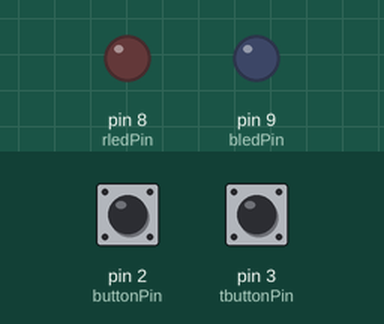
Simulated run of this sketch. Board: Arduino Uno, built with avr-gcc and run on an emulated ATmega328P. Shown: output pins drawn as LEDs (lit = HIGH). Inputs (shaded band) come from the test bench; at power-on: pin 2 (buttonPin) HIGH, pin 3 (tbuttonPin) HIGH.

Above: at 1.2 s.
1.3 s: pin 2 (buttonPin) pulled LOW for 0.15 s
At 1.37 s:
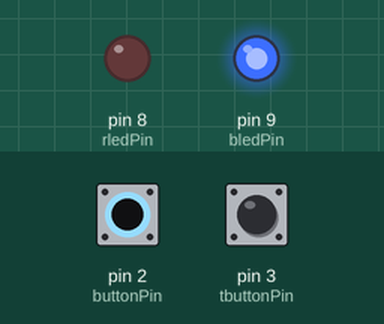
2.9 s: pin 3 (tbuttonPin) pulled LOW for 0.15 s
At 2.97 s:
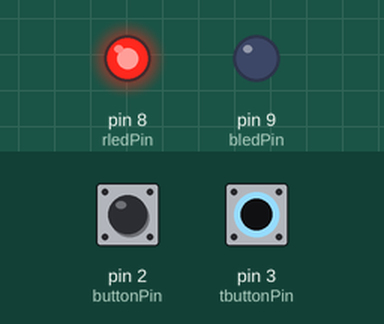
4.5 s: pin 3 (tbuttonPin) pulled LOW for 3.2 s
At 8.8 s:
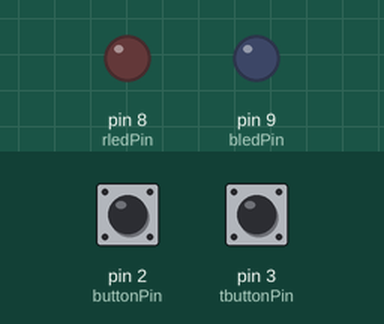
9.2 s: pin 2 (buttonPin) pulled LOW for 3.2 s
At 9.9 s:
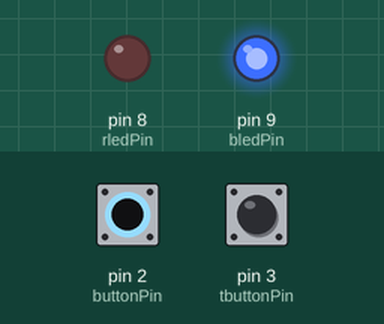
13.9 s: pin 2 (buttonPin) driven LOW and pin 3 (tbuttonPin) driven LOW
At 14.7 s:
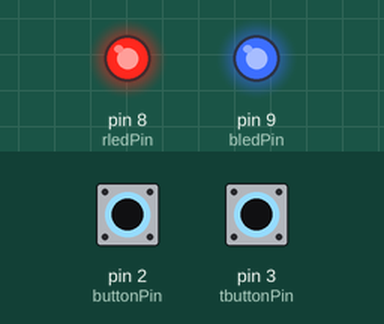
Timing chart, 0 to 16.4 s (numbered marks = the images above; inputs shaded):
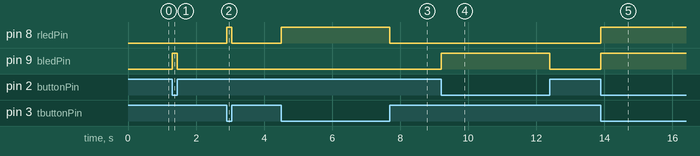

The sketch:

lp3.ino
```cpp
int buttonPin =  2;
int tbuttonPin =  3;
int rledPin =  8;
int bledPin =  9;

boolean buttonState = 0;
int tbuttonState = 0;

const int Time=500;
const int tyme=1000;

void setup() {
  // put your setup code here, to run once:
pinMode(buttonPin, INPUT_PULLUP);
pinMode(tbuttonPin, INPUT_PULLUP);
pinMode(rledPin, OUTPUT);
pinMode(bledPin, OUTPUT);

}

void loop() {
  buttonState = !digitalRead(buttonPin);
  tbuttonState = !digitalRead(tbuttonPin);

  // put your main code here, to run repeatedly:
    if (buttonState == HIGH) digitalWrite(bledPin, HIGH);
    else digitalWrite(bledPin,LOW);

    if (tbuttonState == HIGH) digitalWrite(rledPin, HIGH);
    else digitalWrite(rledPin,LOW);
   }
```

Measured:
- after the input at 1.3 s, pin 9 (bledPin): LOW → HIGH at once, → LOW 0.15 s later
- after the input at 2.9 s, pin 8 (rledPin): LOW → HIGH at once, → LOW 0.15 s later
- after the input at 4.5 s, pin 8 (rledPin): LOW → HIGH at once, → LOW 3.2 s later
- after the input at 9.2 s, pin 9 (bledPin): LOW → HIGH at once, → LOW 3.2 s later
- after the input at 13.9 s, pin 8 (rledPin), pin 9 (bledPin): LOW → HIGH at once
